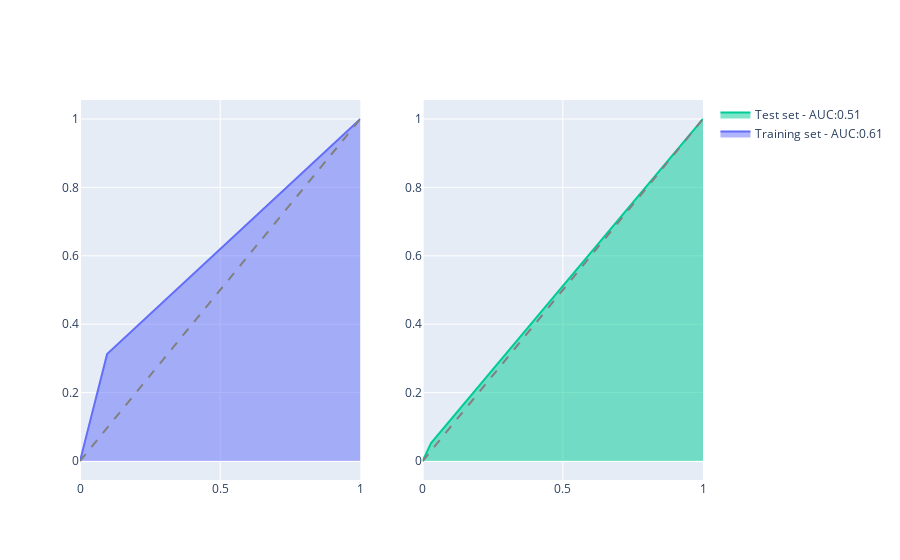

The code cell stored with this chart in its notebook:
### Markdown cell above
##### How do the ROC AUC plot look like?

### Code cell
utils.gen_train_test_roc(y_train, y_pred_train_dt, y_test, y_pred_test_dt, ['Not-Diabetic', 'Diabetic'])

### Figure 1 — Plotly figure (JSON) as saved in the notebook; plotly's stock layout.template omitted (floating-point values rounded to 4 significant figures)
{"data": [{"name": "Training set - AUC:0.61", "stackgroup": "one", "type": "scatter", "x": [0, 0.09667, 1], "xaxis": "x", "y": [0, 0.3125, 1], "yaxis": "y"}, {"line": {"color": "gray", "dash": "dash"}, "mode": "lines", "name": "", "showlegend": false, "type": "scatter", "x": [0, 1], "xaxis": "x", "y": [0, 1], "yaxis": "y"}, {"name": "Test set - AUC:0.51", "stackgroup": "one", "type": "scatter", "x": [0, 0.03, 1], "xaxis": "x2", "y": [0, 0.05263, 1], "yaxis": "y2"}, {"line": {"color": "gray", "dash": "dash"}, "mode": "lines", "name": "", "showlegend": false, "type": "scatter", "x": [0, 1], "xaxis": "x2", "y": [0, 1], "yaxis": "y2"}], "layout": {"autosize": true, "xaxis": {"anchor": "y", "autorange": true, "domain": [0, 0.45], "range": [0, 1], "type": "linear"}, "xaxis2": {"anchor": "y2", "autorange": true, "domain": [0.55, 1], "range": [0, 1], "type": "linear"}, "yaxis": {"anchor": "x", "autorange": true, "domain": [0, 1], "range": [-0.05556, 1.056], "type": "linear"}, "yaxis2": {"anchor": "x2", "autorange": true, "domain": [0, 1], "range": [-0.05556, 1.056], "type": "linear"}}}
